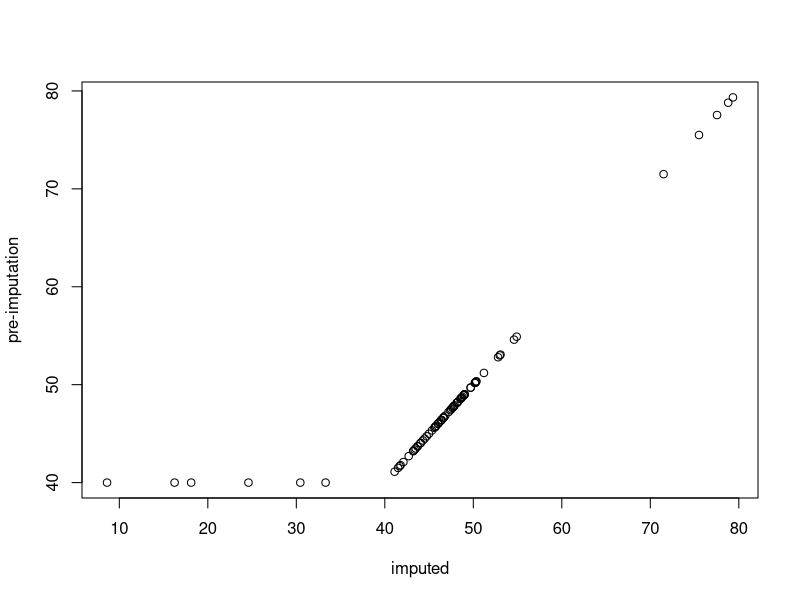

The R script that drew this image:
# r2py crawler metadata
# package: recipes
# source_type: rd_example
# topic: step_impute_lower.Rd
# source_file: C:\Users\bened\AppData\Local\R\win-library\4.5\recipes\help
# lines: 33

if (rlang::is_installed("modeldata")) (if (getRversion() >= "3.4") withAutoprint else force)({ # examplesIf
library(recipes)
data(biomass, package = "modeldata")

## Truncate some values to emulate what a lower limit of
## the measurement system might look like

biomass$carbon <- ifelse(biomass$carbon > 40, biomass$carbon, 40)
biomass$hydrogen <- ifelse(biomass$hydrogen > 5, biomass$carbon, 5)

biomass_tr <- biomass[biomass$dataset == "Training", ]
biomass_te <- biomass[biomass$dataset == "Testing", ]

rec <- recipe(
  HHV ~ carbon + hydrogen + oxygen + nitrogen + sulfur,
  data = biomass_tr
)

impute_rec <- rec |>
  step_impute_lower(carbon, hydrogen)

tidy(impute_rec, number = 1)

impute_rec <- prep(impute_rec, training = biomass_tr)

tidy(impute_rec, number = 1)

transformed_te <- bake(impute_rec, biomass_te)

plot(transformed_te$carbon, biomass_te$carbon,
  ylab = "pre-imputation", xlab = "imputed"
)
}) # examplesIf
